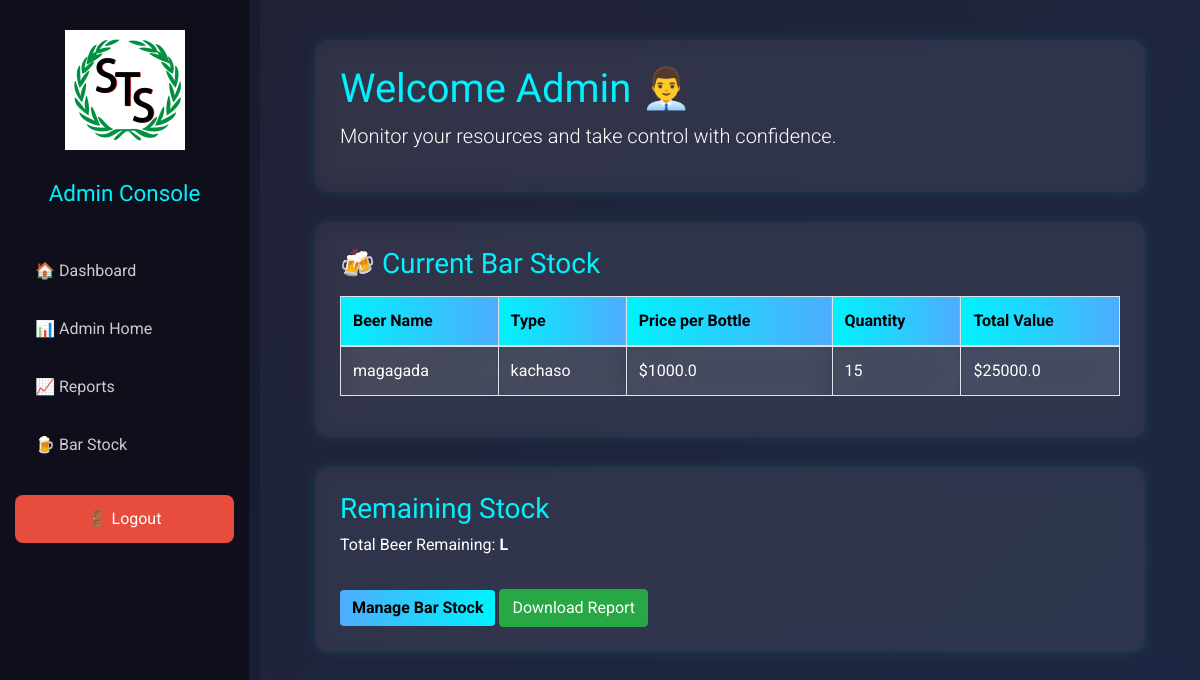
Page /admin_dashboard (signed in) on the committed database.
### backend/models.py (models this page shows, shortened)
class BeerStock(db.Model):
    __tablename__ = 'beer_stock'
    id = db.Column(db.Integer, primary_key=True)
    name = db.Column(db.String(100), nullable=False)
    beer_type = db.Column(db.String(50), nullable=False)
    price_per_bottle = db.Column(db.Float, nullable=False)
    quantity = db.Column(db.Integer, nullable=False)
    total_value = db.Column(db.Float, nullable=False)  # Add total_value column

### backend/routes.py (the view)
@main.route('/admin_dashboard')
@login_required
def admin_dashboard():
    beers = BeerStock.query.all()
    transactions = BartenderTransaction.query.all()
    return render_template("admin_dashboard.html", beers=beers, transactions=transactions)

### backend/routes.py (called while the page is built)
def login_required(f):
    @wraps(f)
    def decorated_function(*args, **kwargs):
        print("Session:", session)  # Debugging line
        if 'user_id' not in session:
            flash('You must be logged in to access this page.', 'error')
            return redirect(url_for('main.login'))
        return f(*args, **kwargs)
    return decorated_function

### frontend/templates/admin_dashboard.html (shortened to what this page needs)
<!DOCTYPE html>
<html lang="en">
<head>
    <link href="https://stackpath.bootstrapcdn.com/bootstrap/4.5.2/css/bootstrap.min.css" rel="stylesheet">
</head>
<body>
    <div class="dashboard-layout">
        <div class="sidebar">
            <div class="logo">
                <img src="{{ url_for('static', filename='images/logo.png') }}" alt="Logo">
            </div>
            <h3>Admin Console</h3>
            <ul class="sidebar-links">
                <li><a href="{{ url_for('main.dashboard') }}">🏠 Dashboard</a></li>
                <li><a href="{{ url_for('main.admin_dashboard') }}">📊 Admin Home</a></li>
                <li><a href="{{ url_for('main.admin_report') }}">📈 Reports</a></li>
                <li><a href="{{ url_for('main.admin_bar_stock') }}">🍺 Bar Stock</a></li>
            </ul>
            <form action="{{ url_for('main.logout') }}" method="POST" style="width: 100%;">
                <button type="submit" class="logout-button">🚪 Logout</button>
            </form>
        </div>
        <div class="main-content">
            <div class="container-fluid">
                <div class="card-glass">
                    <h1>Welcome Admin 👨‍💼</h1>
                    <p class="lead">Monitor your resources and take control with confidence.</p>
                </div>
                <div class="card-glass">
                    <h3>🍻 Current Bar Stock</h3>
                    <table class="table table-bordered info-table">
                        <thead>
                            <tr>
                                <th>Beer Name</th>
                                <th>Type</th>
                                <th>Price per Bottle</th>
                                <th>Quantity</th>
                                <th>Total Value</th>
                            </tr>
                        </thead>
                        <tbody>
                            {% for beer in beers %}
                            <tr>
                                <td>{{ beer.name }}</td>
                                <td>{{ beer.beer_type }}</td>
                                <td>${{ beer.price_per_bottle }}</td>
                                <td>{{ beer.quantity }}</td>
                                <td>${{ beer.total_value }}</td>
                            </tr>
                            {% endfor %}
                        </tbody>
                    </table>
                </div>
                <div class="card-glass">
                    <h3>Remaining Stock</h3>
                    <p>Total Beer Remaining: <strong>{{ beer_remaining }} L</strong></p>
                    <a href="{{ url_for('main.admin_bar_stock') }}" class="btn btn-custom mt-3">Manage Bar Stock</a>
                    <a href="{{ url_for('main.download_bartender_report') }}" class="btn btn-success mt-3">Download Report</a>
                </div>
            </div>
        </div>
    </div>
</body>
</html>

### frontend/templates/admin_dashboard.html (style rules this page uses)
:root { --primary-color: #00f2fe; --secondary-color: #4facfe; --background-dark: #1a1a2e; --card-bg: rgba(255, 255, 255, 0.05); --glass-blur: blur(12px); }
body { margin: 0; padding: 0; background: linear-gradient(135deg, #1a1a2e, #16213e); color: #ffffff; font-family: 'Roboto', sans-serif; }
.dashboard-layout { display: flex; min-height: 100vh; }
.sidebar { background: #0f0f1b; color: white; width: 250px; position: fixed; height: 100%; display: flex; flex-direction: column; align-items: center; padding: 30px 15px; border-right: 1px solid rgba(255, 255, 255, 0.05); }
.sidebar .logo img { width: 120px; margin-bottom: 30px; }
.sidebar h3 { font-family: 'Orbitron', sans-serif; color: var(--primary-color); margin-bottom: 30px; font-size: 1.4rem; }
.sidebar-links { width: 100%; list-style: none; padding: 0; }
.sidebar-links a { display: block; padding: 12px 20px; margin: 10px 0; border-radius: 8px; text-decoration: none; color: #ccc; font-size: 1rem; transition: background 0.3s, color 0.3s; }
.logout-button { margin-top: auto; padding: 12px 20px; border: none; border-radius: 8px; background: #e74c3c; color: #fff; font-size: 1rem; width: 100%; cursor: pointer; transition: background 0.3s; }
.main-content { margin-left: 260px; padding: 40px; flex-grow: 1; background: rgba(255, 255, 255, 0.03); backdrop-filter: var(--glass-blur); }
h1, h3 { font-family: 'Orbitron', sans-serif; color: var(--primary-color); }
.card-glass { background: var(--card-bg); backdrop-filter: var(--glass-blur); border-radius: 12px; padding: 25px; margin-bottom: 30px; box-shadow: 0 0 15px rgba(0, 255, 255, 0.1); }
.info-table { width: 100%; margin-top: 15px; color: #fff; }
.info-table th { background: linear-gradient(to right, #00f2fe, #4facfe); color: #000; }
.info-table td { background: rgba(255, 255, 255, 0.05); backdrop-filter: var(--glass-blur); }
.btn-custom { background: linear-gradient(to right, #4facfe, #00f2fe); color: #000; border: none; font-weight: bold; transition: all 0.3s ease; }

### rows in the picture
BeerStock: name "magagada", beer_type "kachaso", price_per_bottle "1000.0", quantity "15", total_value "25000.0"
